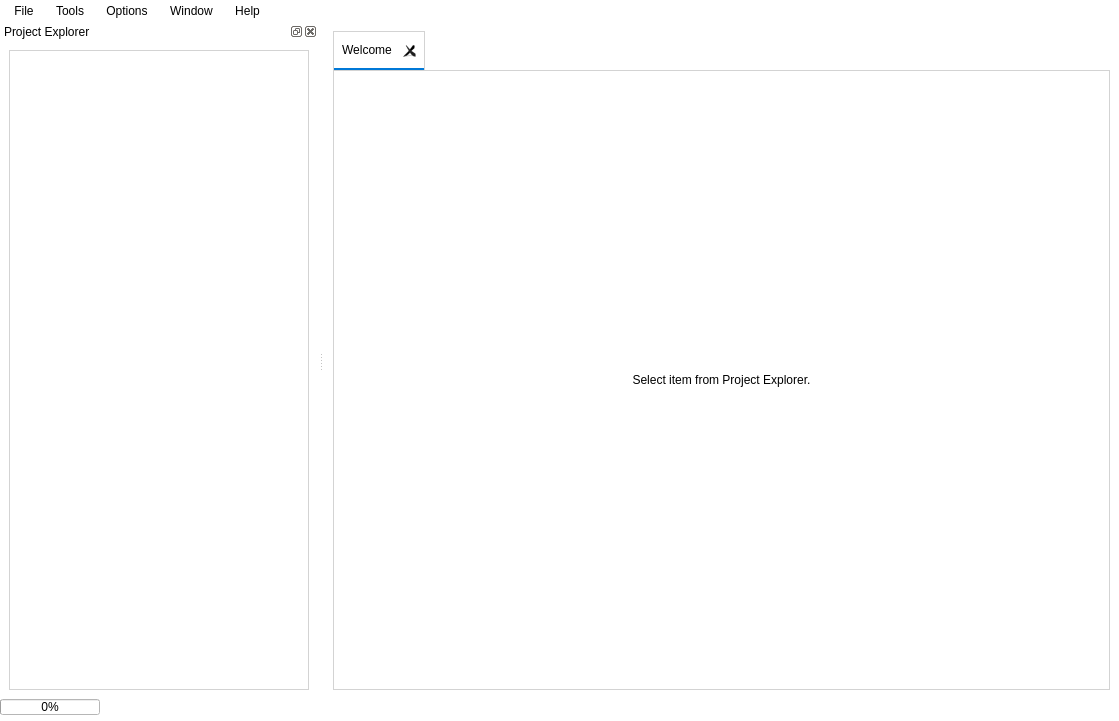
<?xml version="1.0" encoding="UTF-8"?>
<ui version="4.0">
 <class>MainWindow</class>
 <widget class="QMainWindow" name="MainWindow">
  <property name="geometry">
   <rect>
    <x>0</x>
    <y>0</y>
    <width>1119</width>
    <height>721</height>
   </rect>
  </property>
  <property name="windowTitle">
   <string>pAstroCORE</string>
  </property>
  <property name="windowIcon">
   <iconset resource="../gui/icons/icons.qrc">
    <normaloff>:/icons/pAstroCORE_icon.png</normaloff>:/icons/pAstroCORE_icon.png</iconset>
  </property>
  <property name="styleSheet">
   <string notr="true">background-color: #ffffff; font-family: Arial;</string>
  </property>
  <widget class="QWidget" name="mainCentralWidget">
   <layout class="QHBoxLayout" name="mainLayout">
    <item>
     <widget class="QTabWidget" name="tabContainer">
      <property name="styleSheet">
       <string notr="true">QTabWidget::pane { border: 1px solid #d3d3d3; background: #ffffff; }
               QTabBar::tab { background: #e0e0e0; padding: 8px;  border: 1px solid #d3d3d3;}
               QTabBar::tab:selected { background: #ffffff; border-bottom: 2px solid #0078d7; }</string>
      </property>
      <property name="tabShape">
       <enum>QTabWidget::TabShape::Rounded</enum>
      </property>
      <property name="elideMode">
       <enum>Qt::TextElideMode::ElideNone</enum>
      </property>
      <property name="tabsClosable">
       <bool>true</bool>
      </property>
      <property name="movable">
       <bool>true</bool>
      </property>
      <widget class="QWidget" name="tabWelcome">
       <attribute name="title">
        <string>Welcome</string>
       </attribute>
       <layout class="QVBoxLayout" name="welcomeLayout">
        <item>
         <widget class="QLabel" name="label">
          <property name="text">
           <string>Select item from Project Explorer.</string>
          </property>
          <property name="alignment">
           <set>Qt::AlignmentFlag::AlignCenter</set>
          </property>
         </widget>
        </item>
       </layout>
      </widget>
     </widget>
    </item>
   </layout>
  </widget>
  <widget class="QMenuBar" name="mainMenuBar">
   <property name="geometry">
    <rect>
     <x>0</x>
     <y>0</y>
     <width>1119</width>
     <height>23</height>
    </rect>
   </property>
   <property name="styleSheet">
    <string notr="true">QMenuBar {
    background-color: #ffffff;
    font-family: Arial;
    color: #000000;
}

QMenuBar::item {
    background: #ffffff;
    padding: 4px 8px;
    color: #000000;
    spacing: 4px; /* Расстояние между иконкой и текстом */
}

QMenuBar::item:selected {
    background: #0078d7;
    color: #ffffff;
}

QMenu {
    background-color: #ffffff;
    border: 1px solid #d3d3d3;
    font-family: Arial;
}

QMenu::item {
    padding: 4px 24px 4px 8px; /* Левый отступ уменьшен, правый увеличен для баланса */
    background: #ffffff;
    color: #000000;
    icon-size: 24px; /* Фиксированный размер иконок */
}

QMenu::item:selected {
    background: #0078d7;
    color: #ffffff;
}

QMenu::item:hover {
    background: #e0e0e0;
    color: #000000;
}

QMenu::icon {
    padding-left: 4px; /* Уменьшаем отступ слева для иконки */
}</string>
   </property>
   <property name="nativeMenuBar">
    <bool>false</bool>
   </property>
   <widget class="QMenu" name="menuFile">
    <property name="tearOffEnabled">
     <bool>false</bool>
    </property>
    <property name="title">
     <string>File</string>
    </property>
    <addaction name="actionNewProject"/>
    <addaction name="separator"/>
    <addaction name="actionOpenProject"/>
    <addaction name="separator"/>
    <addaction name="actionSaveProject"/>
    <addaction name="actionSave_Project_As"/>
    <addaction name="separator"/>
    <addaction name="actionExit"/>
   </widget>
   <widget class="QMenu" name="menuOptions">
    <property name="title">
     <string>Options</string>
    </property>
    <addaction name="actionPreferences"/>
    <addaction name="separator"/>
    <addaction name="actionSource_Catalog_Manager"/>
    <addaction name="actionTelescope_Catalog_Manager"/>
   </widget>
   <widget class="QMenu" name="menuHelp">
    <property name="mouseTracking">
     <bool>true</bool>
    </property>
    <property name="autoFillBackground">
     <bool>false</bool>
    </property>
    <property name="title">
     <string>Help</string>
    </property>
    <addaction name="actionAbout"/>
   </widget>
   <widget class="QMenu" name="menuWindow">
    <property name="title">
     <string>Window</string>
    </property>
    <addaction name="actionProject_Explorer"/>
   </widget>
   <widget class="QMenu" name="menuTools">
    <property name="title">
     <string>Tools</string>
    </property>
    <addaction name="actionCalculate"/>
    <addaction name="actionVisualize"/>
   </widget>
   <addaction name="menuFile"/>
   <addaction name="menuTools"/>
   <addaction name="menuOptions"/>
   <addaction name="menuWindow"/>
   <addaction name="menuHelp"/>
  </widget>
  <widget class="QStatusBar" name="mainStatusBar">
   <property name="autoFillBackground">
    <bool>false</bool>
   </property>
   <widget class="QProgressBar" name="progressBar">
    <property name="geometry">
     <rect>
      <x>0</x>
      <y>0</y>
      <width>100</width>
      <height>16</height>
     </rect>
    </property>
    <property name="maximumSize">
     <size>
      <width>200</width>
      <height>16</height>
     </size>
    </property>
    <property name="visible">
     <bool>false</bool>
    </property>
    <property name="value">
     <number>0</number>
    </property>
   </widget>
  </widget>
  <widget class="QDockWidget" name="dockWidget">
   <property name="contextMenuPolicy">
    <enum>Qt::ContextMenuPolicy::PreventContextMenu</enum>
   </property>
   <property name="styleSheet">
    <string notr="true">background-color: #ffffff; font-family: Arial;</string>
   </property>
   <property name="floating">
    <bool>false</bool>
   </property>
   <property name="windowTitle">
    <string>Project Explorer</string>
   </property>
   <attribute name="dockWidgetArea">
    <number>1</number>
   </attribute>
   <widget class="QWidget" name="dockWidgetContents">
    <layout class="QHBoxLayout" name="horizontalLayout">
     <item>
      <widget class="QTreeView" name="projectExplorer">
       <property name="minimumSize">
        <size>
         <width>300</width>
         <height>0</height>
        </size>
       </property>
       <property name="styleSheet">
        <string>border: 1px solid #d3d3d3; background-color: #ffffff;</string>
       </property>
       <property name="editTriggers">
        <set>QAbstractItemView::EditTrigger::NoEditTriggers</set>
       </property>
       <property name="headerHidden">
        <bool>true</bool>
       </property>
       <attribute name="headerVisible">
        <bool>false</bool>
       </attribute>
      </widget>
     </item>
    </layout>
   </widget>
  </widget>
  <action name="actionNewProject">
   <property name="icon">
    <iconset resource="../gui/icons/icons.qrc">
     <normaloff>:/icons/new_project.svg</normaloff>:/icons/new_project.svg</iconset>
   </property>
   <property name="text">
    <string>New Project</string>
   </property>
  </action>
  <action name="actionOpenProject">
   <property name="icon">
    <iconset resource="../gui/icons/icons.qrc">
     <normaloff>:/icons/open_project_icon.svg</normaloff>:/icons/open_project_icon.svg</iconset>
   </property>
   <property name="text">
    <string>Open Project</string>
   </property>
  </action>
  <action name="actionSaveProject">
   <property name="icon">
    <iconset resource="../gui/icons/icons.qrc">
     <normaloff>:/icons/save_project_icon.svg</normaloff>:/icons/save_project_icon.svg</iconset>
   </property>
   <property name="text">
    <string>Save Project</string>
   </property>
  </action>
  <action name="actionExit">
   <property name="icon">
    <iconset resource="../gui/icons/icons.qrc">
     <normaloff>:/icons/exit_icon.svg</normaloff>:/icons/exit_icon.svg</iconset>
   </property>
   <property name="text">
    <string>Exit</string>
   </property>
   <property name="menuRole">
    <enum>QAction::MenuRole::QuitRole</enum>
   </property>
  </action>
  <action name="actionPreferences">
   <property name="icon">
    <iconset resource="../gui/icons/icons.qrc">
     <normaloff>:/icons/preferences.svg</normaloff>:/icons/preferences.svg</iconset>
   </property>
   <property name="text">
    <string>Preferences...</string>
   </property>
  </action>
  <action name="actionAbout">
   <property name="icon">
    <iconset resource="../gui/icons/icons.qrc">
     <normaloff>:/icons/about_icon.svg</normaloff>:/icons/about_icon.svg</iconset>
   </property>
   <property name="text">
    <string>About</string>
   </property>
  </action>
  <action name="actionProject_Explorer">
   <property name="checkable">
    <bool>true</bool>
   </property>
   <property name="checked">
    <bool>true</bool>
   </property>
   <property name="text">
    <string>Project Explorer</string>
   </property>
  </action>
  <action name="actionSource_Catalog_Manager">
   <property name="icon">
    <iconset resource="../gui/icons/icons.qrc">
     <normaloff>:/icons/catalog.svg</normaloff>:/icons/catalog.svg</iconset>
   </property>
   <property name="text">
    <string>Source Catalog Manager</string>
   </property>
  </action>
  <action name="actionTelescope_Catalog_Manager">
   <property name="icon">
    <iconset resource="../gui/icons/icons.qrc">
     <normaloff>:/icons/catalog.svg</normaloff>:/icons/catalog.svg</iconset>
   </property>
   <property name="text">
    <string>Telescope Catalog Manager</string>
   </property>
  </action>
  <action name="actionSave_Project_As">
   <property name="icon">
    <iconset resource="../gui/icons/icons.qrc">
     <normaloff>:/icons/save_project_as_icon.svg</normaloff>:/icons/save_project_as_icon.svg</iconset>
   </property>
   <property name="text">
    <string>Save Project As...</string>
   </property>
  </action>
  <action name="actionImport_Observation">
   <property name="icon">
    <iconset resource="../gui/icons/icons.qrc">
     <normaloff>:/icons/import_icon.svg</normaloff>:/icons/import_icon.svg</iconset>
   </property>
   <property name="text">
    <string>Import Observation</string>
   </property>
  </action>
  <action name="actionExport_Observation">
   <property name="icon">
    <iconset resource="../gui/icons/icons.qrc">
     <normaloff>:/icons/export_icon.svg</normaloff>:/icons/export_icon.svg</iconset>
   </property>
   <property name="text">
    <string>Export Observation</string>
   </property>
  </action>
  <action name="actionCalculate">
   <property name="icon">
    <iconset resource="../gui/icons/icons.qrc">
     <normaloff>:/icons/calculate.svg</normaloff>:/icons/calculate.svg</iconset>
   </property>
   <property name="text">
    <string>Calculate</string>
   </property>
  </action>
  <action name="actionVisualize">
   <property name="icon">
    <iconset resource="../gui/icons/icons.qrc">
     <normaloff>:/icons/visualize.svg</normaloff>:/icons/visualize.svg</iconset>
   </property>
   <property name="text">
    <string>Visualize</string>
   </property>
  </action>
 </widget>
 <tabstops>
  <tabstop>projectExplorer</tabstop>
 </tabstops>
 <resources>
  <include location="../gui/icons/icons.qrc"/>
 </resources>
 <connections>
  <connection>
   <sender>actionExit</sender>
   <signal>triggered()</signal>
   <receiver>MainWindow</receiver>
   <slot>close()</slot>
   <hints>
    <hint type="sourcelabel">
     <x>-1</x>
     <y>-1</y>
    </hint>
    <hint type="destinationlabel">
     <x>559</x>
     <y>359</y>
    </hint>
   </hints>
  </connection>
  <connection>
   <sender>actionProject_Explorer</sender>
   <signal>toggled(bool)</signal>
   <receiver>dockWidget</receiver>
   <slot>setVisible(bool)</slot>
   <hints>
    <hint type="sourcelabel">
     <x>-1</x>
     <y>-1</y>
    </hint>
    <hint type="destinationlabel">
     <x>158</x>
     <y>360</y>
    </hint>
   </hints>
  </connection>
 </connections>
</ui>
